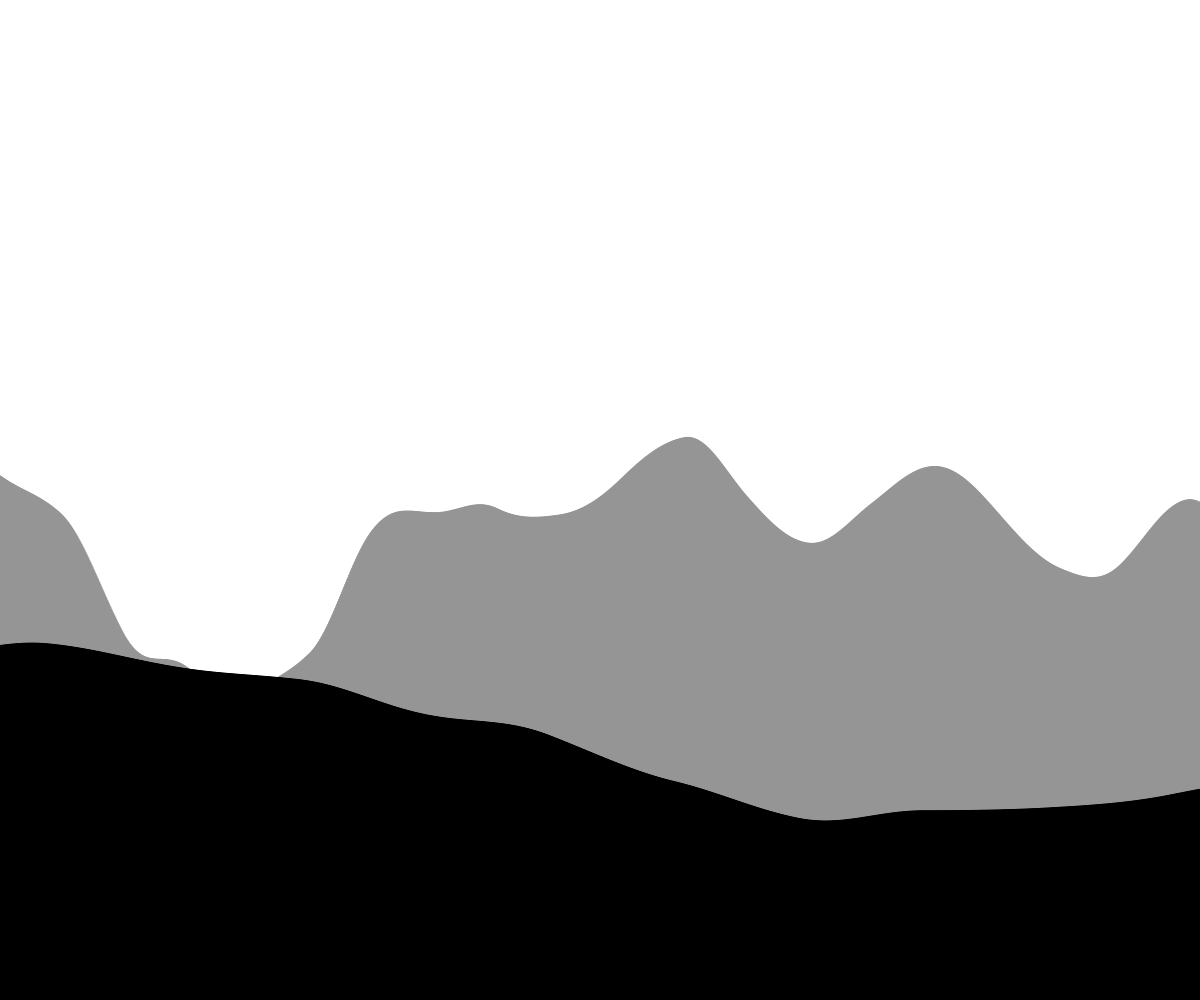
Frame 1 (no input)
Frame 60 (no input): identical to frame 1, image omitted
Frame 120 (the mouse pressed at the canvas centre since frame 60): identical to frame 1, image omitted

The p5.js sketch that drew this single still picture (run headless with seeded random() and noise() and a simulated clock; from frame 60 on, the mouse is pressed at the canvas centre):

// p5.js sketch
// ── sketch.js
// Project Title
// Your Name
// Date
//
// Extra for Experts:
// - describe what you did to take this project "above and beyond"

let theHeightsFloor = [];
let theHeightsBG = [];
let startingLocationFloor = 0;
let startingLocationBG = 0;
let floorMoveSpeed = 15;
let bgMoveSpeed = 5;

function setup() {
  createCanvas(windowWidth, windowHeight);
  theHeightsFloor = generateHeightsFloor(20000);
  theHeightsBG = generateHeightsBG(20000);
}

function draw() {
  background(255);
  //fill(0);
  for (let i = startingLocationBG; i < startingLocationBG + width; i++) {
    
    displayRectangleBG(i-startingLocationBG, theHeightsBG[i], 1);
  }

  for (let i = startingLocationFloor; i < startingLocationFloor + width; i++) {
    displayRectangleFloor(i-startingLocationFloor, theHeightsFloor[i], 1);
  }
  if (keyIsDown(68)) {
    startingLocationFloor+=  floorMoveSpeed;
    startingLocationBG += bgMoveSpeed;
    if (keyIsDown(16) && keyIsDown(68)) {
      startingLocationFloor+= floorMoveSpeed* 2;
      startingLocationBG += bgMoveSpeed*2;
    }
  }
  if (keyIsDown(65) && startingLocationFloor >= 30) {
    startingLocationFloor -= floorMoveSpeed;
    startingLocationBG -= bgMoveSpeed;
    if (keyIsDown(16) && keyIsDown(65)) {
      startingLocationFloor -= floorMoveSpeed*2;
      startingLocationBG -= bgMoveSpeed*2;
    }
  }

}

function displayRectangleFloor(x, rectHeight, rectWidth) {
  fill(0);
  stroke(0);
  let y = height - rectHeight;
  rect(x, y, rectWidth, rectHeight);   
}

function displayRectangleBG(x, rectHeight, rectWidth) {
  fill(150);
  stroke(150);
  let y = height - rectHeight;
  rect(x, y, rectWidth, rectHeight);
}


function generateHeightsFloor(howMany) {
  let tempArray = [];
  let time1 = random(10000);
  for (let i = 0; i < howMany; i++) {
    tempArray.push(noise(time1) * height/2);
    time1 += 0.001;

  }
  return tempArray;
}


function generateHeightsBG(howMany) {
  let newArray = [];
  let time2 = random(10000);
  for (let i = 0; i < howMany; i++) {
    newArray.push(noise(time2) * height);
    time2 += 0.002;
  }
  return newArray;
}
